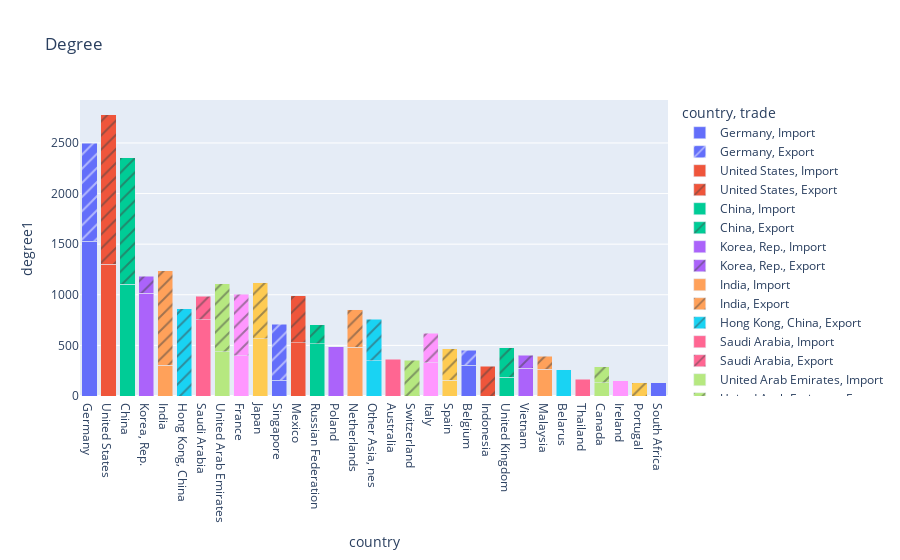
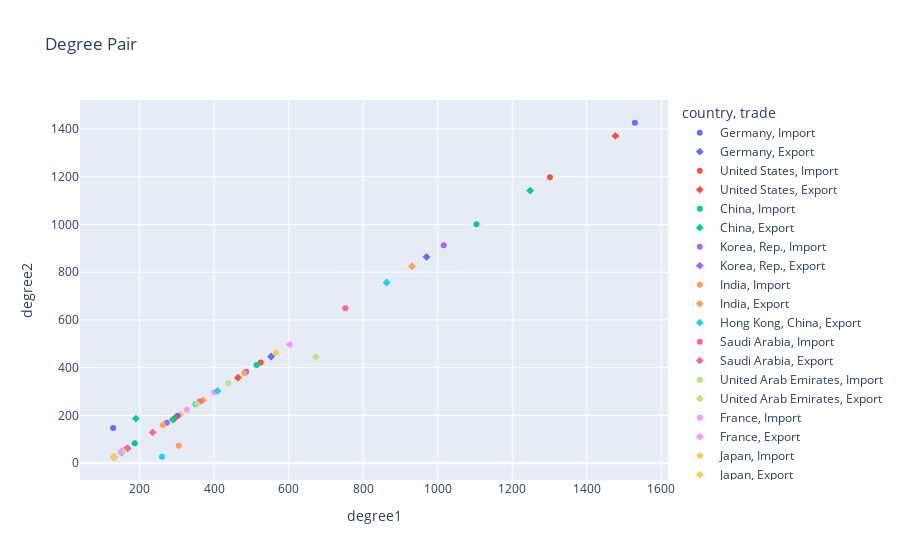

The notebook cell these images were saved under, in order:
### Markdown cell above
### Display degrees of being the partners

### Code cell
df_raw = degree_df.query('degree1 > 100')

# Display 1
df = df_raw.sort_values(by='degree1', ascending=False)
f = px.bar(df, x='country', y='degree1', color='country', pattern_shape='trade', barmode='stack', title='Degree')
f.show()

# Display 2
df = df_raw.sort_values(by='degree1', ascending=False)
f = px.scatter(df, x='degree1', y='degree2', color='country', symbol='trade', title='Degree Pair')
f.show()

### Figure 1 — Plotly figure (JSON) as saved in the notebook; plotly's stock layout.template omitted (floating-point values rounded to 4 significant figures)
{"data": [{"alignmentgroup": "True", "hovertemplate": "country=%{x}<br>trade=Import<br>degree1=%{y}<extra></extra>", "legendgroup": "Germany, Import", "marker": {"color": "#636efa", "pattern": {"shape": ""}}, "name": "Germany, Import", "offsetgroup": "Germany, Import", "orientation": "v", "showlegend": true, "textposition": "auto", "type": "bar", "x": ["Germany"], "xaxis": "x", "y": [1529], "yaxis": "y"}, {"alignmentgroup": "True", "hovertemplate": "country=%{x}<br>trade=Export<br>degree1=%{y}<extra></extra>", "legendgroup": "Germany, Export", "marker": {"color": "#636efa", "pattern": {"shape": "/"}}, "name": "Germany, Export", "offsetgroup": "Germany, Export", "orientation": "v", "showlegend": true, "textposition": "auto", "type": "bar", "x": ["Germany"], "xaxis": "x", "y": [970], "yaxis": "y"}, {"alignmentgroup": "True", "hovertemplate": "country=%{x}<br>trade=Import<br>degree1=%{y}<extra></extra>", "legendgroup": "United States, Import", "marker": {"color": "#EF553B", "pattern": {"shape": ""}}, "name": "United States, Import", "offsetgroup": "United States, Import", "orientation": "v", "showlegend": true, "textposition": "auto", "type": "bar", "x": ["United States"], "xaxis": "x", "y": [1301], "yaxis": "y"}, {"alignmentgroup": "True", "hovertemplate": "country=%{x}<br>trade=Export<br>degree1=%{y}<extra></extra>", "legendgroup": "United States, Export", "marker": {"color": "#EF553B", "pattern": {"shape": "/"}}, "name": "United States, Export", "offsetgroup": "United States, Export", "orientation": "v", "showlegend": true, "textposition": "auto", "type": "bar", "x": ["United States"], "xaxis": "x", "y": [1477], "yaxis": "y"}, {"alignmentgroup": "True", "hovertemplate": "country=%{x}<br>trade=Import<br>degree1=%{y}<extra></extra>", "legendgroup": "China, Import", "marker": {"color": "#00cc96", "pattern": {"shape": ""}}, "name": "China, Import", "offsetgroup": "China, Import", "orientation": "v", "showlegend": true, "textposition": "auto", "type": "bar", "x": ["China"], "xaxis": "x", "y": [1104], "yaxis": "y"}, {"alignmentgroup": "True", "hovertemplate": "country=%{x}<br>trade=Export<br>degree1=%{y}<extra></extra>", "legendgroup": "China, Export", "marker": {"color": "#00cc96", "pattern": {"shape": "/"}}, "name": "China, Export", "offsetgroup": "China, Export", "orientation": "v", "showlegend": true, "textposition": "auto", "type": "bar", "x": ["China"], "xaxis": "x", "y": [1248], "yaxis": "y"}, {"alignmentgroup": "True", "hovertemplate": "country=%{x}<br>trade=Import<br>degree1=%{y}<extra></extra>", "legendgroup": "Korea, Rep., Import", "marker": {"color": "#ab63fa", "pattern": {"shape": ""}}, "name": "Korea, Rep., Import", "offsetgroup": "Korea, Rep., Import", "orientation": "v", "showlegend": true, "textposition": "auto", "type": "bar", "x": ["Korea, Rep."], "xaxis": "x", "y": [1016], "yaxis": "y"}, {"alignmentgroup": "True", "hovertemplate": "country=%{x}<br>trade=Export<br>degree1=%{y}<extra></extra>", "legendgroup": "Korea, Rep., Export", "marker": {"color": "#ab63fa", "pattern": {"shape": "/"}}, "name": "Korea, Rep., Export", "offsetgroup": "Korea, Rep., Export", "orientation": "v", "showlegend": true, "textposition": "auto", "type": "bar", "x": ["Korea, Rep."], "xaxis": "x", "y": [168], "yaxis": "y"}, {"alignmentgroup": "True", "hovertemplate": "country=%{x}<br>trade=Import<br>degree1=%{y}<extra></extra>", "legendgroup": "India, Import", "marker": {"color": "#FFA15A", "pattern": {"shape": ""}}, "name": "India, Import", "offsetgroup": "India, Import", "orientation": "v", "showlegend": true, "textposition": "auto", "type": "bar", "x": ["India"], "xaxis": "x", "y": [305], "yaxis": "y"}, {"alignmentgroup": "True", "hovertemplate": "country=%{x}<br>trade=Export<br>degree1=%{y}<extra></extra>", "legendgroup": "India, Export", "marker": {"color": "#FFA15A", "pattern": {"shape": "/"}}, "name": "India, Export", "offsetgroup": "India, Export", "orientation": "v", "showlegend": true, "textposition": "auto", "type": "bar", "x": ["India"], "xaxis": "x", "y": [931], "yaxis": "y"}, {"alignmentgroup": "True", "hovertemplate": "country=%{x}<br>trade=Export<br>degree1=%{y}<extra></extra>", "legendgroup": "Hong Kong, China, Export", "marker": {"color": "#19d3f3", "pattern": {"shape": "/"}}, "name": "Hong Kong, China, Export", "offsetgroup": "Hong Kong, China, Export", "orientation": "v", "showlegend": true, "textposition": "auto", "type": "bar", "x": ["Hong Kong, China"], "xaxis": "x", "y": [863], "yaxis": "y"}, {"alignmentgroup": "True", "hovertemplate": "country=%{x}<br>trade=Import<br>degree1=%{y}<extra></extra>", "legendgroup": "Saudi Arabia, Import", "marker": {"color": "#FF6692", "pattern": {"shape": ""}}, "name": "Saudi Arabia, Import", "offsetgroup": "Saudi Arabia, Import", "orientation": "v", "showlegend": true, "textposition": "auto", "type": "bar", "x": ["Saudi Arabia"], "xaxis": "x", "y": [752], "yaxis": "y"}, {"alignmentgroup": "True", "hovertemplate": "country=%{x}<br>trade=Export<br>degree1=%{y}<extra></extra>", "legendgroup": "Saudi Arabia, Export", "marker": {"color": "#FF6692", "pattern": {"shape": "/"}}, "name": "Saudi Arabia, Export", "offsetgroup": "Saudi Arabia, Export", "orientation": "v", "showlegend": true, "textposition": "auto", "type": "bar", "x": ["Saudi Arabia"], "xaxis": "x", "y": [235], "yaxis": "y"}, {"alignmentgroup": "True", "hovertemplate": "country=%{x}<br>trade=Import<br>degree1=%{y}<extra></extra>", "legendgroup": "United Arab Emirates, Import", "marker": {"color": "#B6E880", "pattern": {"shape": ""}}, "name": "United Arab Emirates, Import", "offsetgroup": "United Arab Emirates, Import", "orientation": "v", "showlegend": true, "textposition": "auto", "type": "bar", "x": ["United Arab Emirates"], "xaxis": "x", "y": [438], "yaxis": "y"}, {"alignmentgroup": "True", "hovertemplate": "country=%{x}<br>trade=Export<br>degree1=%{y}<extra></extra>", "legendgroup": "United Arab Emirates, Export", "marker": {"color": "#B6E880", "pattern": {"shape": "/"}}, "name": "United Arab Emirates, Export", "offsetgroup": "United Arab Emirates, Export", "orientation": "v", "showlegend": true, "textposition": "auto", "type": "bar", "x": ["United Arab Emirates"], "xaxis": "x", "y": [673], "yaxis": "y"}, {"alignmentgroup": "True", "hovertemplate": "country=%{x}<br>trade=Import<br>degree1=%{y}<extra></extra>", "legendgroup": "France, Import", "marker": {"color": "#FF97FF", "pattern": {"shape": ""}}, "name": "France, Import", "offsetgroup": "France, Import", "orientation": "v", "showlegend": true, "textposition": "auto", "type": "bar", "x": ["France"], "xaxis": "x", "y": [400], "yaxis": "y"}, {"alignmentgroup": "True", "hovertemplate": "country=%{x}<br>trade=Export<br>degree1=%{y}<extra></extra>", "legendgroup": "France, Export", "marker": {"color": "#FF97FF", "pattern": {"shape": "/"}}, "name": "France, Export", "offsetgroup": "France, Export", "orientation": "v", "showlegend": true, "textposition": "auto", "type": "bar", "x": ["France"], "xaxis": "x", "y": [603], "yaxis": "y"}, {"alignmentgroup": "True", "hovertemplate": "country=%{x}<br>trade=Import<br>degree1=%{y}<extra></extra>", "legendgroup": "Japan, Import", "marker": {"color": "#FECB52", "pattern": {"shape": ""}}, "name": "Japan, Import", "offsetgroup": "Japan, Import", "orientation": "v", "showlegend": true, "textposition": "auto", "type": "bar", "x": ["Japan"], "xaxis": "x", "y": [566], "yaxis": "y"}, {"alignmentgroup": "True", "hovertemplate": "country=%{x}<br>trade=Export<br>degree1=%{y}<extra></extra>", "legendgroup": "Japan, Export", "marker": {"color": "#FECB52", "pattern": {"shape": "/"}}, "name": "Japan, Export", "offsetgroup": "Japan, Export", "orientation": "v", "showlegend": true, "textposition": "auto", "type": "bar", "x": ["Japan"], "xaxis": "x", "y": [552], "yaxis": "y"}, {"alignmentgroup": "True", "hovertemplate": "country=%{x}<br>trade=Import<br>degree1=%{y}<extra></extra>", "legendgroup": "Singapore, Import", "marker": {"color": "#636efa", "pattern": {"shape": ""}}, "name": "Singapore, Import", "offsetgroup": "Singapore, Import", "orientation": "v", "showlegend": true, "textposition": "auto", "type": "bar", "x": ["Singapore"], "xaxis": "x", "y": [155], "yaxis": "y"}, {"alignmentgroup": "True", "hovertemplate": "country=%{x}<br>trade=Export<br>degree1=%{y}<extra></extra>", "legendgroup": "Singapore, Export", "marker": {"color": "#636efa", "pattern": {"shape": "/"}}, "name": "Singapore, Export", "offsetgroup": "Singapore, Export", "orientation": "v", "showlegend": true, "textposition": "auto", "type": "bar", "x": ["Singapore"], "xaxis": "x", "y": [553], "yaxis": "y"}, {"alignmentgroup": "True", "hovertemplate": "country=%{x}<br>trade=Import<br>degree1=%{y}<extra></extra>", "legendgroup": "Mexico, Import", "marker": {"color": "#EF553B", "pattern": {"shape": ""}}, "name": "Mexico, Import", "offsetgroup": "Mexico, Import", "orientation": "v", "showlegend": true, "textposition": "auto", "type": "bar", "x": ["Mexico"], "xaxis": "x", "y": [525], "yaxis": "y"}, {"alignmentgroup": "True", "hovertemplate": "country=%{x}<br>trade=Export<br>degree1=%{y}<extra></extra>", "legendgroup": "Mexico, Export", "marker": {"color": "#EF553B", "pattern": {"shape": "/"}}, "name": "Mexico, Export", "offsetgroup": "Mexico, Export", "orientation": "v", "showlegend": true, "textposition": "auto", "type": "bar", "x": ["Mexico"], "xaxis": "x", "y": [464], "yaxis": "y"}, {"alignmentgroup": "True", "hovertemplate": "country=%{x}<br>trade=Import<br>degree1=%{y}<extra></extra>", "legendgroup": "Russian Federation, Import", "marker": {"color": "#00cc96", "pattern": {"shape": ""}}, "name": "Russian Federation, Import", "offsetgroup": "Russian Federation, Import", "orientation": "v", "showlegend": true, "textposition": "auto", "type": "bar", "x": ["Russian Federation"], "xaxis": "x", "y": [514], "yaxis": "y"}, {"alignmentgroup": "True", "hovertemplate": "country=%{x}<br>trade=Export<br>degree1=%{y}<extra></extra>", "legendgroup": "Russian Federation, Export", "marker": {"color": "#00cc96", "pattern": {"shape": "/"}}, "name": "Russian Federation, Export", "offsetgroup": "Russian Federation, Export", "orientation": "v", "showlegend": true, "textposition": "auto", "type": "bar", "x": ["Russian Federation"], "xaxis": "x", "y": [190], "yaxis": "y"}, {"alignmentgroup": "True", "hovertemplate": "country=%{x}<br>trade=Import<br>degree1=%{y}<extra></extra>", "legendgroup": "Poland, Import", "marker": {"color": "#ab63fa", "pattern": {"shape": ""}}, "name": "Poland, Import", "offsetgroup": "Poland, Import", "orientation": "v", "showlegend": true, "textposition": "auto", "type": "bar", "x": ["Poland"], "xaxis": "x", "y": [486], "yaxis": "y"}, {"alignmentgroup": "True", "hovertemplate": "country=%{x}<br>trade=Import<br>degree1=%{y}<extra></extra>", "legendgroup": "Netherlands, Import", "marker": {"color": "#FFA15A", "pattern": {"shape": ""}}, "name": "Netherlands, Import", "offsetgroup": "Netherlands, Import", "orientation": "v", "showlegend": true, "textposition": "auto", "type": "bar", "x": ["Netherlands"], "xaxis": "x", "y": [481], "yaxis": "y"}, {"alignmentgroup": "True", "hovertemplate": "country=%{x}<br>trade=Export<br>degree1=%{y}<extra></extra>", "legendgroup": "Netherlands, Export", "marker": {"color": "#FFA15A", "pattern": {"shape": "/"}}, "name": "Netherlands, Export", "offsetgroup": "Netherlands, Export", "orientation": "v", "showlegend": true, "textposition": "auto", "type": "bar", "x": ["Netherlands"], "xaxis": "x", "y": [370], "yaxis": "y"}, {"alignmentgroup": "True", "hovertemplate": "country=%{x}<br>trade=Import<br>degree1=%{y}<extra></extra>", "legendgroup": "Other Asia, nes, Import", "marker": {"color": "#19d3f3", "pattern": {"shape": ""}}, "name": "Other Asia, nes, Import", "offsetgroup": "Other Asia, nes, Import", "orientation": "v", "showlegend": true, "textposition": "auto", "type": "bar", "x": ["Other Asia, nes"], "xaxis": "x", "y": [350], "yaxis": "y"}, {"alignmentgroup": "True", "hovertemplate": "country=%{x}<br>trade=Export<br>degree1=%{y}<extra></extra>", "legendgroup": "Other Asia, nes, Export", "marker": {"color": "#19d3f3", "pattern": {"shape": "/"}}, "name": "Other Asia, nes, Export", "offsetgroup": "Other Asia, nes, Export", "orientation": "v", "showlegend": true, "textposition": "auto", "type": "bar", "x": ["Other Asia, nes"], "xaxis": "x", "y": [409], "yaxis": "y"}, {"alignmentgroup": "True", "hovertemplate": "country=%{x}<br>trade=Import<br>degree1=%{y}<extra></extra>", "legendgroup": "Australia, Import", "marker": {"color": "#FF6692", "pattern": {"shape": ""}}, "name": "Australia, Import", "offsetgroup": "Australia, Import", "orientation": "v", "showlegend": true, "textposition": "auto", "type": "bar", "x": ["Australia"], "xaxis": "x", "y": [361], "yaxis": "y"}, {"alignmentgroup": "True", "hovertemplate": "country=%{x}<br>trade=Export<br>degree1=%{y}<extra></extra>", "legendgroup": "Switzerland, Export", "marker": {"color": "#B6E880", "pattern": {"shape": "/"}}, "name": "Switzerland, Export", "offsetgroup": "Switzerland, Export", "orientation": "v", "showlegend": true, "textposition": "auto", "type": "bar", "x": ["Switzerland"], "xaxis": "x", "y": [354], "yaxis": "y"}, {"alignmentgroup": "True", "hovertemplate": "country=%{x}<br>trade=Import<br>degree1=%{y}<extra></extra>", "legendgroup": "Italy, Import", "marker": {"color": "#FF97FF", "pattern": {"shape": ""}}, "name": "Italy, Import", "offsetgroup": "Italy, Import", "orientation": "v", "showlegend": true, "textposition": "auto", "type": "bar", "x": ["Italy"], "xaxis": "x", "y": [327], "yaxis": "y"}, {"alignmentgroup": "True", "hovertemplate": "country=%{x}<br>trade=Export<br>degree1=%{y}<extra></extra>", "legendgroup": "Italy, Export", "marker": {"color": "#FF97FF", "pattern": {"shape": "/"}}, "name": "Italy, Export", "offsetgroup": "Italy, Export", "orientation": "v", "showlegend": true, "textposition": "auto", "type": "bar", "x": ["Italy"], "xaxis": "x", "y": [292], "yaxis": "y"}, {"alignmentgroup": "True", "hovertemplate": "country=%{x}<br>trade=Import<br>degree1=%{y}<extra></extra>", "legendgroup": "Spain, Import", "marker": {"color": "#FECB52", "pattern": {"shape": ""}}, "name": "Spain, Import", "offsetgroup": "Spain, Import", "orientation": "v", "showlegend": true, "textposition": "auto", "type": "bar", "x": ["Spain"], "xaxis": "x", "y": [156], "yaxis": "y"}, {"alignmentgroup": "True", "hovertemplate": "country=%{x}<br>trade=Export<br>degree1=%{y}<extra></extra>", "legendgroup": "Spain, Export", "marker": {"color": "#FECB52", "pattern": {"shape": "/"}}, "name": "Spain, Export", "offsetgroup": "Spain, Export", "orientation": "v", "showlegend": true, "textposition": "auto", "type": "bar", "x": ["Spain"], "xaxis": "x", "y": [310], "yaxis": "y"}, {"alignmentgroup": "True", "hovertemplate": "country=%{x}<br>trade=Import<br>degree1=%{y}<extra></extra>", "legendgroup": "Belgium, Import", "marker": {"color": "#636efa", "pattern": {"shape": ""}}, "name": "Belgium, Import", "offsetgroup": "Belgium, Import", "orientation": "v", "showlegend": true, "textposition": "auto", "type": "bar", "x": ["Belgium"], "xaxis": "x", "y": [302], "yaxis": "y"}, {"alignmentgroup": "True", "hovertemplate": "country=%{x}<br>trade=Export<br>degree1=%{y}<extra></extra>", "legendgroup": "Belgium, Export", "marker": {"color": "#636efa", "pattern": {"shape": "/"}}, "name": "Belgium, Export", "offsetgroup": "Belgium, Export", "orientation": "v", "showlegend": true, "textposition": "auto", "type": "bar", "x": ["Belgium"], "xaxis": "x", "y": [152], "yaxis": "y"}, {"alignmentgroup": "True", "hovertemplate": "country=%{x}<br>trade=Export<br>degree1=%{y}<extra></extra>", "legendgroup": "Indonesia, Export", "marker": {"color": "#EF553B", "pattern": {"shape": "/"}}, "name": "Indonesia, Export", "offsetgroup": "Indonesia, Export", "orientation": "v", "showlegend": true, "textposition": "auto", "type": "bar", "x": ["Indonesia"], "xaxis": "x", "y": [295], "yaxis": "y"}, {"alignmentgroup": "True", "hovertemplate": "country=%{x}<br>trade=Import<br>degree1=%{y}<extra></extra>", "legendgroup": "United Kingdom, Import", "marker": {"color": "#00cc96", "pattern": {"shape": ""}}, "name": "United Kingdom, Import", "offsetgroup": "United Kingdom, Import", "orientation": "v", "showlegend": true, "textposition": "auto", "type": "bar", "x": ["United Kingdom"], "xaxis": "x", "y": [187], "yaxis": "y"}, {"alignmentgroup": "True", "hovertemplate": "country=%{x}<br>trade=Export<br>degree1=%{y}<extra></extra>", "legendgroup": "United Kingdom, Export", "marker": {"color": "#00cc96", "pattern": {"shape": "/"}}, "name": "United Kingdom, Export", "offsetgroup": "United Kingdom, Export", "orientation": "v", "showlegend": true, "textposition": "auto", "type": "bar", "x": ["United Kingdom"], "xaxis": "x", "y": [289], "yaxis": "y"}, {"alignmentgroup": "True", "hovertemplate": "country=%{x}<br>trade=Import<br>degree1=%{y}<extra></extra>", "legendgroup": "Vietnam, Import", "marker": {"color": "#ab63fa", "pattern": {"shape": ""}}, "name": "Vietnam, Import", "offsetgroup": "Vietnam, Import", "orientation": "v", "showlegend": true, "textposition": "auto", "type": "bar", "x": ["Vietnam"], "xaxis": "x", "y": [273], "yaxis": "y"}, {"alignmentgroup": "True", "hovertemplate": "country=%{x}<br>trade=Export<br>degree1=%{y}<extra></extra>", "legendgroup": "Vietnam, Export", "marker": {"color": "#ab63fa", "pattern": {"shape": "/"}}, "name": "Vietnam, Export", "offsetgroup": "Vietnam, Export", "orientation": "v", "showlegend": true, "textposition": "auto", "type": "bar", "x": ["Vietnam"], "xaxis": "x", "y": [131], "yaxis": "y"}, {"alignmentgroup": "True", "hovertemplate": "country=%{x}<br>trade=Import<br>degree1=%{y}<extra></extra>", "legendgroup": "Malaysia, Import", "marker": {"color": "#FFA15A", "pattern": {"shape": ""}}, "name": "Malaysia, Import", "offsetgroup": "Malaysia, Import", "orientation": "v", "showlegend": true, "textposition": "auto", "type": "bar", "x": ["Malaysia"], "xaxis": "x", "y": [263], "yaxis": "y"}, {"alignmentgroup": "True", "hovertemplate": "country=%{x}<br>trade=Export<br>degree1=%{y}<extra></extra>", "legendgroup": "Malaysia, Export", "marker": {"color": "#FFA15A", "pattern": {"shape": "/"}}, "name": "Malaysia, Export", "offsetgroup": "Malaysia, Export", "orientation": "v", "showlegend": true, "textposition": "auto", "type": "bar", "x": ["Malaysia"], "xaxis": "x", "y": [131], "yaxis": "y"}, {"alignmentgroup": "True", "hovertemplate": "country=%{x}<br>trade=Import<br>degree1=%{y}<extra></extra>", "legendgroup": "Belarus, Import", "marker": {"color": "#19d3f3", "pattern": {"shape": ""}}, "name": "Belarus, Import", "offsetgroup": "Belarus, Import", "orientation": "v", "showlegend": true, "textposition": "auto", "type": "bar", "x": ["Belarus"], "xaxis": "x", "y": [260], "yaxis": "y"}, {"alignmentgroup": "True", "hovertemplate": "country=%{x}<br>trade=Import<br>degree1=%{y}<extra></extra>", "legendgroup": "Thailand, Import", "marker": {"color": "#FF6692", "pattern": {"shape": ""}}, "name": "Thailand, Import", "offsetgroup": "Thailand, Import", "orientation": "v", "showlegend": true, "textposition": "auto", "type": "bar", "x": ["Thailand"], "xaxis": "x", "y": [165], "yaxis": "y"}, {"alignmentgroup": "True", "hovertemplate": "country=%{x}<br>trade=Import<br>degree1=%{y}<extra></extra>", "legendgroup": "Canada, Import", "marker": {"color": "#B6E880", "pattern": {"shape": ""}}, "name": "Canada, Import", "offsetgroup": "Canada, Import", "orientation": "v", "showlegend": true, "textposition": "auto", "type": "bar", "x": ["Canada"], "xaxis": "x", "y": [131], "yaxis": "y"}, {"alignmentgroup": "True", "hovertemplate": "country=%{x}<br>trade=Export<br>degree1=%{y}<extra></extra>", "legendgroup": "Canada, Export", "marker": {"color": "#B6E880", "pattern": {"shape": "/"}}, "name": "Canada, Export", "offsetgroup": "Canada, Export", "orientation": "v", "showlegend": true, "textposition": "auto", "type": "bar", "x": ["Canada"], "xaxis": "x", "y": [156], "yaxis": "y"}, {"alignmentgroup": "True", "hovertemplate": "country=%{x}<br>trade=Import<br>degree1=%{y}<extra></extra>", "legendgroup": "Ireland, Import", "marker": {"color": "#FF97FF", "pattern": {"shape": ""}}, "name": "Ireland, Import", "offsetgroup": "Ireland, Import", "orientation": "v", "showlegend": true, "textposition": "auto", "type": "bar", "x": ["Ireland"], "xaxis": "x", "y": [150], "yaxis": "y"}, {"alignmentgroup": "True", "hovertemplate": "country=%{x}<br>trade=Export<br>degree1=%{y}<extra></extra>", "legendgroup": "Portugal, Export", "marker": {"color": "#FECB52", "pattern": {"shape": "/"}}, "name": "Portugal, Export", "offsetgroup": "Portugal, Export", "orientation": "v", "showlegend": true, "textposition": "auto", "type": "bar", "x": ["Portugal"], "xaxis": "x", "y": [131], "yaxis": "y"}, {"alignmentgroup": "True", "hovertemplate": "country=%{x}<br>trade=Import<br>degree1=%{y}<extra></extra>", "legendgroup": "South Africa, Import", "marker": {"color": "#636efa", "pattern": {"shape": ""}}, "name": "South Africa, Import", "offsetgroup": "South Africa, Import", "orientation": "v", "showlegend": true, "textposition": "auto", "type": "bar", "x": ["South Africa"], "xaxis": "x", "y": [129], "yaxis": "y"}], "layout": {"barmode": "stack", "legend": {"title": {"text": "country, trade"}, "tracegroupgap": 0}, "title": {"text": "Degree"}, "xaxis": {"anchor": "y", "categoryarray": ["Germany", "United States", "China", "Korea, Rep.", "India", "Hong Kong, China", "Saudi Arabia", "United Arab Emirates", "France", "Japan", "Singapore", "Mexico", "Russian Federation", "Poland", "Netherlands", "Other Asia, nes", "Australia", "Switzerland", "Italy", "Spain", "Belgium", "Indonesia", "United Kingdom", "Vietnam", "Malaysia", "Belarus", "Thailand", "Canada", "Ireland", "Portugal", "South Africa"], "categoryorder": "array", "domain": [0, 1], "title": {"text": "country"}}, "yaxis": {"anchor": "x", "domain": [0, 1], "title": {"text": "degree1"}}}}

### Figure 2 — Plotly figure (JSON) as saved in the notebook; plotly's stock layout.template omitted (floating-point values rounded to 4 significant figures)
{"data": [{"hovertemplate": "country=Germany<br>trade=Import<br>degree1=%{x}<br>degree2=%{y}<extra></extra>", "legendgroup": "Germany, Import", "marker": {"color": "#636efa", "symbol": "circle"}, "mode": "markers", "name": "Germany, Import", "orientation": "v", "showlegend": true, "type": "scatter", "x": [1529], "xaxis": "x", "y": [1426], "yaxis": "y"}, {"hovertemplate": "country=Germany<br>trade=Export<br>degree1=%{x}<br>degree2=%{y}<extra></extra>", "legendgroup": "Germany, Export", "marker": {"color": "#636efa", "symbol": "diamond"}, "mode": "markers", "name": "Germany, Export", "orientation": "v", "showlegend": true, "type": "scatter", "x": [970], "xaxis": "x", "y": [864], "yaxis": "y"}, {"hovertemplate": "country=United States<br>trade=Import<br>degree1=%{x}<br>degree2=%{y}<extra></extra>", "legendgroup": "United States, Import", "marker": {"color": "#EF553B", "symbol": "circle"}, "mode": "markers", "name": "United States, Import", "orientation": "v", "showlegend": true, "type": "scatter", "x": [1301], "xaxis": "x", "y": [1198], "yaxis": "y"}, {"hovertemplate": "country=United States<br>trade=Export<br>degree1=%{x}<br>degree2=%{y}<extra></extra>", "legendgroup": "United States, Export", "marker": {"color": "#EF553B", "symbol": "diamond"}, "mode": "markers", "name": "United States, Export", "orientation": "v", "showlegend": true, "type": "scatter", "x": [1477], "xaxis": "x", "y": [1371], "yaxis": "y"}, {"hovertemplate": "country=China<br>trade=Import<br>degree1=%{x}<br>degree2=%{y}<extra></extra>", "legendgroup": "China, Import", "marker": {"color": "#00cc96", "symbol": "circle"}, "mode": "markers", "name": "China, Import", "orientation": "v", "showlegend": true, "type": "scatter", "x": [1104], "xaxis": "x", "y": [1001], "yaxis": "y"}, {"hovertemplate": "country=China<br>trade=Export<br>degree1=%{x}<br>degree2=%{y}<extra></extra>", "legendgroup": "China, Export", "marker": {"color": "#00cc96", "symbol": "diamond"}, "mode": "markers", "name": "China, Export", "orientation": "v", "showlegend": true, "type": "scatter", "x": [1248], "xaxis": "x", "y": [1142], "yaxis": "y"}, {"hovertemplate": "country=Korea, Rep.<br>trade=Import<br>degree1=%{x}<br>degree2=%{y}<extra></extra>", "legendgroup": "Korea, Rep., Import", "marker": {"color": "#ab63fa", "symbol": "circle"}, "mode": "markers", "name": "Korea, Rep., Import", "orientation": "v", "showlegend": true, "type": "scatter", "x": [1016], "xaxis": "x", "y": [913], "yaxis": "y"}, {"hovertemplate": "country=Korea, Rep.<br>trade=Export<br>degree1=%{x}<br>degree2=%{y}<extra></extra>", "legendgroup": "Korea, Rep., Export", "marker": {"color": "#ab63fa", "symbol": "diamond"}, "mode": "markers", "name": "Korea, Rep., Export", "orientation": "v", "showlegend": true, "type": "scatter", "x": [168], "xaxis": "x", "y": [62], "yaxis": "y"}, {"hovertemplate": "country=India<br>trade=Import<br>degree1=%{x}<br>degree2=%{y}<extra></extra>", "legendgroup": "India, Import", "marker": {"color": "#FFA15A", "symbol": "circle"}, "mode": "markers", "name": "India, Import", "orientation": "v", "showlegend": true, "type": "scatter", "x": [305], "xaxis": "x", "y": [73], "yaxis": "y"}, {"hovertemplate": "country=India<br>trade=Export<br>degree1=%{x}<br>degree2=%{y}<extra></extra>", "legendgroup": "India, Export", "marker": {"color": "#FFA15A", "symbol": "diamond"}, "mode": "markers", "name": "India, Export", "orientation": "v", "showlegend": true, "type": "scatter", "x": [931], "xaxis": "x", "y": [825], "yaxis": "y"}, {"hovertemplate": "country=Hong Kong, China<br>trade=Export<br>degree1=%{x}<br>degree2=%{y}<extra></extra>", "legendgroup": "Hong Kong, China, Export", "marker": {"color": "#19d3f3", "symbol": "diamond"}, "mode": "markers", "name": "Hong Kong, China, Export", "orientation": "v", "showlegend": true, "type": "scatter", "x": [863], "xaxis": "x", "y": [757], "yaxis": "y"}, {"hovertemplate": "country=Saudi Arabia<br>trade=Import<br>degree1=%{x}<br>degree2=%{y}<extra></extra>", "legendgroup": "Saudi Arabia, Import", "marker": {"color": "#FF6692", "symbol": "circle"}, "mode": "markers", "name": "Saudi Arabia, Import", "orientation": "v", "showlegend": true, "type": "scatter", "x": [752], "xaxis": "x", "y": [649], "yaxis": "y"}, {"hovertemplate": "country=Saudi Arabia<br>trade=Export<br>degree1=%{x}<br>degree2=%{y}<extra></extra>", "legendgroup": "Saudi Arabia, Export", "marker": {"color": "#FF6692", "symbol": "diamond"}, "mode": "markers", "name": "Saudi Arabia, Export", "orientation": "v", "showlegend": true, "type": "scatter", "x": [235], "xaxis": "x", "y": [129], "yaxis": "y"}, {"hovertemplate": "country=United Arab Emirates<br>trade=Import<br>degree1=%{x}<br>degree2=%{y}<extra></extra>", "legendgroup": "United Arab Emirates, Import", "marker": {"color": "#B6E880", "symbol": "circle"}, "mode": "markers", "name": "United Arab Emirates, Import", "orientation": "v", "showlegend": true, "type": "scatter", "x": [438], "xaxis": "x", "y": [335], "yaxis": "y"}, {"hovertemplate": "country=United Arab Emirates<br>trade=Export<br>degree1=%{x}<br>degree2=%{y}<extra></extra>", "legendgroup": "United Arab Emirates, Export", "marker": {"color": "#B6E880", "symbol": "diamond"}, "mode": "markers", "name": "United Arab Emirates, Export", "orientation": "v", "showlegend": true, "type": "scatter", "x": [673], "xaxis": "x", "y": [445], "yaxis": "y"}, {"hovertemplate": "country=France<br>trade=Import<br>degree1=%{x}<br>degree2=%{y}<extra></extra>", "legendgroup": "France, Import", "marker": {"color": "#FF97FF", "symbol": "circle"}, "mode": "markers", "name": "France, Import", "orientation": "v", "showlegend": true, "type": "scatter", "x": [400], "xaxis": "x", "y": [297], "yaxis": "y"}, {"hovertemplate": "country=France<br>trade=Export<br>degree1=%{x}<br>degree2=%{y}<extra></extra>", "legendgroup": "France, Export", "marker": {"color": "#FF97FF", "symbol": "diamond"}, "mode": "markers", "name": "France, Export", "orientation": "v", "showlegend": true, "type": "scatter", "x": [603], "xaxis": "x", "y": [497], "yaxis": "y"}, {"hovertemplate": "country=Japan<br>trade=Import<br>degree1=%{x}<br>degree2=%{y}<extra></extra>", "legendgroup": "Japan, Import", "marker": {"color": "#FECB52", "symbol": "circle"}, "mode": "markers", "name": "Japan, Import", "orientation": "v", "showlegend": true, "type": "scatter", "x": [566], "xaxis": "x", "y": [463], "yaxis": "y"}, {"hovertemplate": "country=Japan<br>trade=Export<br>degree1=%{x}<br>degree2=%{y}<extra></extra>", "legendgroup": "Japan, Export", "marker": {"color": "#FECB52", "symbol": "diamond"}, "mode": "markers", "name": "Japan, Export", "orientation": "v", "showlegend": true, "type": "scatter", "x": [552], "xaxis": "x", "y": [446], "yaxis": "y"}, {"hovertemplate": "country=Singapore<br>trade=Import<br>degree1=%{x}<br>degree2=%{y}<extra></extra>", "legendgroup": "Singapore, Import", "marker": {"color": "#636efa", "symbol": "circle"}, "mode": "markers", "name": "Singapore, Import", "orientation": "v", "showlegend": true, "type": "scatter", "x": [155], "xaxis": "x", "y": [52], "yaxis": "y"}, {"hovertemplate": "country=Singapore<br>trade=Export<br>degree1=%{x}<br>degree2=%{y}<extra></extra>", "legendgroup": "Singapore, Export", "marker": {"color": "#636efa", "symbol": "diamond"}, "mode": "markers", "name": "Singapore, Export", "orientation": "v", "showlegend": true, "type": "scatter", "x": [553], "xaxis": "x", "y": [447], "yaxis": "y"}, {"hovertemplate": "country=Mexico<br>trade=Import<br>degree1=%{x}<br>degree2=%{y}<extra></extra>", "legendgroup": "Mexico, Import", "marker": {"color": "#EF553B", "symbol": "circle"}, "mode": "markers", "name": "Mexico, Import", "orientation": "v", "showlegend": true, "type": "scatter", "x": [525], "xaxis": "x", "y": [422], "yaxis": "y"}, {"hovertemplate": "country=Mexico<br>trade=Export<br>degree1=%{x}<br>degree2=%{y}<extra></extra>", "legendgroup": "Mexico, Export", "marker": {"color": "#EF553B", "symbol": "diamond"}, "mode": "markers", "name": "Mexico, Export", "orientation": "v", "showlegend": true, "type": "scatter", "x": [464], "xaxis": "x", "y": [358], "yaxis": "y"}, {"hovertemplate": "country=Russian Federation<br>trade=Import<br>degree1=%{x}<br>degree2=%{y}<extra></extra>", "legendgroup": "Russian Federation, Import", "marker": {"color": "#00cc96", "symbol": "circle"}, "mode": "markers", "name": "Russian Federation, Import", "orientation": "v", "showlegend": true, "type": "scatter", "x": [514], "xaxis": "x", "y": [411], "yaxis": "y"}, {"hovertemplate": "country=Russian Federation<br>trade=Export<br>degree1=%{x}<br>degree2=%{y}<extra></extra>", "legendgroup": "Russian Federation, Export", "marker": {"color": "#00cc96", "symbol": "diamond"}, "mode": "markers", "name": "Russian Federation, Export", "orientation": "v", "showlegend": true, "type": "scatter", "x": [190], "xaxis": "x", "y": [187], "yaxis": "y"}, {"hovertemplate": "country=Poland<br>trade=Import<br>degree1=%{x}<br>degree2=%{y}<extra></extra>", "legendgroup": "Poland, Import", "marker": {"color": "#ab63fa", "symbol": "circle"}, "mode": "markers", "name": "Poland, Import", "orientation": "v", "showlegend": true, "type": "scatter", "x": [486], "xaxis": "x", "y": [383], "yaxis": "y"}, {"hovertemplate": "country=Netherlands<br>trade=Import<br>degree1=%{x}<br>degree2=%{y}<extra></extra>", "legendgroup": "Netherlands, Import", "marker": {"color": "#FFA15A", "symbol": "circle"}, "mode": "markers", "name": "Netherlands, Import", "orientation": "v", "showlegend": true, "type": "scatter", "x": [481], "xaxis": "x", "y": [378], "yaxis": "y"}, {"hovertemplate": "country=Netherlands<br>trade=Export<br>degree1=%{x}<br>degree2=%{y}<extra></extra>", "legendgroup": "Netherlands, Export", "marker": {"color": "#FFA15A", "symbol": "diamond"}, "mode": "markers", "name": "Netherlands, Export", "orientation": "v", "showlegend": true, "type": "scatter", "x": [370], "xaxis": "x", "y": [264], "yaxis": "y"}, {"hovertemplate": "country=Other Asia, nes<br>trade=Import<br>degree1=%{x}<br>degree2=%{y}<extra></extra>", "legendgroup": "Other Asia, nes, Import", "marker": {"color": "#19d3f3", "symbol": "circle"}, "mode": "markers", "name": "Other Asia, nes, Import", "orientation": "v", "showlegend": true, "type": "scatter", "x": [350], "xaxis": "x", "y": [247], "yaxis": "y"}, {"hovertemplate": "country=Other Asia, nes<br>trade=Export<br>degree1=%{x}<br>degree2=%{y}<extra></extra>", "legendgroup": "Other Asia, nes, Export", "marker": {"color": "#19d3f3", "symbol": "diamond"}, "mode": "markers", "name": "Other Asia, nes, Export", "orientation": "v", "showlegend": true, "type": "scatter", "x": [409], "xaxis": "x", "y": [303], "yaxis": "y"}, {"hovertemplate": "country=Australia<br>trade=Import<br>degree1=%{x}<br>degree2=%{y}<extra></extra>", "legendgroup": "Australia, Import", "marker": {"color": "#FF6692", "symbol": "circle"}, "mode": "markers", "name": "Australia, Import", "orientation": "v", "showlegend": true, "type": "scatter", "x": [361], "xaxis": "x", "y": [258], "yaxis": "y"}, {"hovertemplate": "country=Switzerland<br>trade=Export<br>degree1=%{x}<br>degree2=%{y}<extra></extra>", "legendgroup": "Switzerland, Export", "marker": {"color": "#B6E880", "symbol": "diamond"}, "mode": "markers", "name": "Switzerland, Export", "orientation": "v", "showlegend": true, "type": "scatter", "x": [354], "xaxis": "x", "y": [248], "yaxis": "y"}, {"hovertemplate": "country=Italy<br>trade=Import<br>degree1=%{x}<br>degree2=%{y}<extra></extra>", "legendgroup": "Italy, Import", "marker": {"color": "#FF97FF", "symbol": "circle"}, "mode": "markers", "name": "Italy, Import", "orientation": "v", "showlegend": true, "type": "scatter", "x": [327], "xaxis": "x", "y": [224], "yaxis": "y"}, {"hovertemplate": "country=Italy<br>trade=Export<br>degree1=%{x}<br>degree2=%{y}<extra></extra>", "legendgroup": "Italy, Export", "marker": {"color": "#FF97FF", "symbol": "diamond"}, "mode": "markers", "name": "Italy, Export", "orientation": "v", "showlegend": true, "type": "scatter", "x": [292], "xaxis": "x", "y": [186], "yaxis": "y"}, {"hovertemplate": "country=Spain<br>trade=Import<br>degree1=%{x}<br>degree2=%{y}<extra></extra>", "legendgroup": "Spain, Import", "marker": {"color": "#FECB52", "symbol": "circle"}, "mode": "markers", "name": "Spain, Import", "orientation": "v", "showlegend": true, "type": "scatter", "x": [156], "xaxis": "x", "y": [53], "yaxis": "y"}, {"hovertemplate": "country=Spain<br>trade=Export<br>degree1=%{x}<br>degree2=%{y}<extra></extra>", "legendgroup": "Spain, Export", "marker": {"color": "#FECB52", "symbol": "diamond"}, "mode": "markers", "name": "Spain, Export", "orientation": "v", "showlegend": true, "type": "scatter", "x": [310], "xaxis": "x", "y": [204], "yaxis": "y"}, {"hovertemplate": "country=Belgium<br>trade=Import<br>degree1=%{x}<br>degree2=%{y}<extra></extra>", "legendgroup": "Belgium, Import", "marker": {"color": "#636efa", "symbol": "circle"}, "mode": "markers", "name": "Belgium, Import", "orientation": "v", "showlegend": true, "type": "scatter", "x": [302], "xaxis": "x", "y": [199], "yaxis": "y"}, {"hovertemplate": "country=Belgium<br>trade=Export<br>degree1=%{x}<br>degree2=%{y}<extra></extra>", "legendgroup": "Belgium, Export", "marker": {"color": "#636efa", "symbol": "diamond"}, "mode": "markers", "name": "Belgium, Export", "orientation": "v", "showlegend": true, "type": "scatter", "x": [152], "xaxis": "x", "y": [46], "yaxis": "y"}, {"hovertemplate": "country=Indonesia<br>trade=Export<br>degree1=%{x}<br>degree2=%{y}<extra></extra>", "legendgroup": "Indonesia, Export", "marker": {"color": "#EF553B", "symbol": "diamond"}, "mode": "markers", "name": "Indonesia, Export", "orientation": "v", "showlegend": true, "type": "scatter", "x": [295], "xaxis": "x", "y": [189], "yaxis": "y"}, {"hovertemplate": "country=United Kingdom<br>trade=Import<br>degree1=%{x}<br>degree2=%{y}<extra></extra>", "legendgroup": "United Kingdom, Import", "marker": {"color": "#00cc96", "symbol": "circle"}, "mode": "markers", "name": "United Kingdom, Import", "orientation": "v", "showlegend": true, "type": "scatter", "x": [187], "xaxis": "x", "y": [84], "yaxis": "y"}, {"hovertemplate": "country=United Kingdom<br>trade=Export<br>degree1=%{x}<br>degree2=%{y}<extra></extra>", "legendgroup": "United Kingdom, Export", "marker": {"color": "#00cc96", "symbol": "diamond"}, "mode": "markers", "name": "United Kingdom, Export", "orientation": "v", "showlegend": true, "type": "scatter", "x": [289], "xaxis": "x", "y": [183], "yaxis": "y"}, {"hovertemplate": "country=Vietnam<br>trade=Import<br>degree1=%{x}<br>degree2=%{y}<extra></extra>", "legendgroup": "Vietnam, Import", "marker": {"color": "#ab63fa", "symbol": "circle"}, "mode": "markers", "name": "Vietnam, Import", "orientation": "v", "showlegend": true, "type": "scatter", "x": [273], "xaxis": "x", "y": [170], "yaxis": "y"}, {"hovertemplate": "country=Vietnam<br>trade=Export<br>degree1=%{x}<br>degree2=%{y}<extra></extra>", "legendgroup": "Vietnam, Export", "marker": {"color": "#ab63fa", "symbol": "diamond"}, "mode": "markers", "name": "Vietnam, Export", "orientation": "v", "showlegend": true, "type": "scatter", "x": [131], "xaxis": "x", "y": [25], "yaxis": "y"}, {"hovertemplate": "country=Malaysia<br>trade=Import<br>degree1=%{x}<br>degree2=%{y}<extra></extra>", "legendgroup": "Malaysia, Import", "marker": {"color": "#FFA15A", "symbol": "circle"}, "mode": "markers", "name": "Malaysia, Import", "orientation": "v", "showlegend": true, "type": "scatter", "x": [263], "xaxis": "x", "y": [160], "yaxis": "y"}, {"hovertemplate": "country=Malaysia<br>trade=Export<br>degree1=%{x}<br>degree2=%{y}<extra></extra>", "legendgroup": "Malaysia, Export", "marker": {"color": "#FFA15A", "symbol": "diamond"}, "mode": "markers", "name": "Malaysia, Export", "orientation": "v", "showlegend": true, "type": "scatter", "x": [131], "xaxis": "x", "y": [25], "yaxis": "y"}, {"hovertemplate": "country=Belarus<br>trade=Import<br>degree1=%{x}<br>degree2=%{y}<extra></extra>", "legendgroup": "Belarus, Import", "marker": {"color": "#19d3f3", "symbol": "circle"}, "mode": "markers", "name": "Belarus, Import", "orientation": "v", "showlegend": true, "type": "scatter", "x": [260], "xaxis": "x", "y": [27], "yaxis": "y"}, {"hovertemplate": "country=Thailand<br>trade=Import<br>degree1=%{x}<br>degree2=%{y}<extra></extra>", "legendgroup": "Thailand, Import", "marker": {"color": "#FF6692", "symbol": "circle"}, "mode": "markers", "name": "Thailand, Import", "orientation": "v", "showlegend": true, "type": "scatter", "x": [165], "xaxis": "x", "y": [62], "yaxis": "y"}, {"hovertemplate": "country=Canada<br>trade=Import<br>degree1=%{x}<br>degree2=%{y}<extra></extra>", "legendgroup": "Canada, Import", "marker": {"color": "#B6E880", "symbol": "circle"}, "mode": "markers", "name": "Canada, Import", "orientation": "v", "showlegend": true, "type": "scatter", "x": [131], "xaxis": "x", "y": [28], "yaxis": "y"}, {"hovertemplate": "country=Canada<br>trade=Export<br>degree1=%{x}<br>degree2=%{y}<extra></extra>", "legendgroup": "Canada, Export", "marker": {"color": "#B6E880", "symbol": "diamond"}, "mode": "markers", "name": "Canada, Export", "orientation": "v", "showlegend": true, "type": "scatter", "x": [156], "xaxis": "x", "y": [50], "yaxis": "y"}, {"hovertemplate": "country=Ireland<br>trade=Import<br>degree1=%{x}<br>degree2=%{y}<extra></extra>", "legendgroup": "Ireland, Import", "marker": {"color": "#FF97FF", "symbol": "circle"}, "mode": "markers", "name": "Ireland, Import", "orientation": "v", "showlegend": true, "type": "scatter", "x": [150], "xaxis": "x", "y": [47], "yaxis": "y"}, {"hovertemplate": "country=Portugal<br>trade=Export<br>degree1=%{x}<br>degree2=%{y}<extra></extra>", "legendgroup": "Portugal, Export", "marker": {"color": "#FECB52", "symbol": "diamond"}, "mode": "markers", "name": "Portugal, Export", "orientation": "v", "showlegend": true, "type": "scatter", "x": [131], "xaxis": "x", "y": [25], "yaxis": "y"}, {"hovertemplate": "country=South Africa<br>trade=Import<br>degree1=%{x}<br>degree2=%{y}<extra></extra>", "legendgroup": "South Africa, Import", "marker": {"color": "#636efa", "symbol": "circle"}, "mode": "markers", "name": "South Africa, Import", "orientation": "v", "showlegend": true, "type": "scatter", "x": [129], "xaxis": "x", "y": [148], "yaxis": "y"}], "layout": {"legend": {"title": {"text": "country, trade"}, "tracegroupgap": 0}, "title": {"text": "Degree Pair"}, "xaxis": {"anchor": "y", "domain": [0, 1], "title": {"text": "degree1"}}, "yaxis": {"anchor": "x", "domain": [0, 1], "title": {"text": "degree2"}}}}
